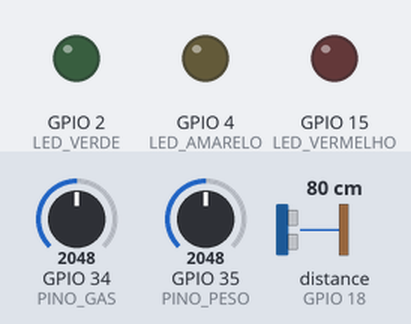
Recording of a sketch running on a simulated ESP32. On the bench: output pins drawn as LEDs (lit = HIGH). Inputs (shaded band) come from the test bench; at power-on: distance to the obstacle (sensor on GPIO 18) 80 cm, GPIO 34 (PINO_GAS) = 2048, GPIO 35 (PINO_PESO) = 2048. The echo pulse lasts 58.3 µs per cm; WiFi joins after 1.5 s; servers stay silent unless stated; the local clock reads 2024-03-15 10:24:30 at power-on unless the sketch sets it; no MQTT or app messages arrive unless stated; pins used as bus, display or sensor lines are not drawn; what the sketch prints to the serial monitor is not drawn.

Above: at 2.7 s.
2.8 s: distance to the obstacle (sensor on GPIO 18) set to 44 cm
At 6.1 s:
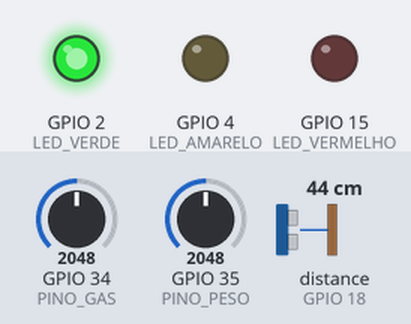
6.5 s: distance to the obstacle (sensor on GPIO 18) set to 37 cm
At 11.2 s:
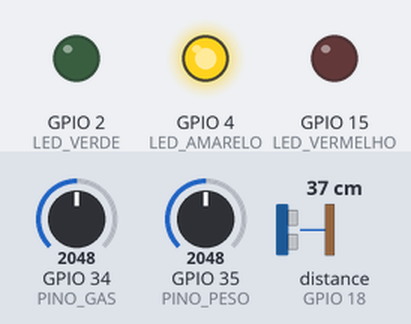
11.5 s: distance to the obstacle (sensor on GPIO 18) set to 12 cm
16.2 s: distance to the obstacle (sensor on GPIO 18) set to 9 cm
At 21.1 s:
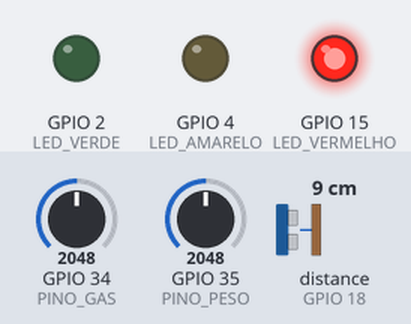
Timing chart, 0 to 22.6 s (numbered marks = the images above; inputs shaded):
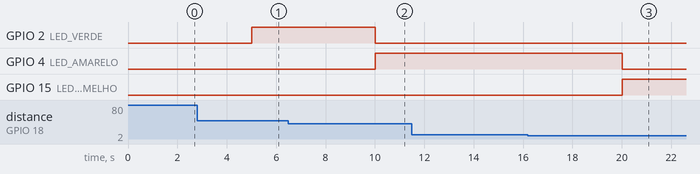

Measured:
- the behaviour switches between 41 and 40 cm on distance to the obstacle (sensor on GPIO 18) (found by bisection; images 1 and 2)
- the behaviour switches between 11 and 10 cm on distance to the obstacle (sensor on GPIO 18) (found by bisection; images 2 and 3)
- after the input at 6.5 s, GPIO 2 (LED_VERDE): HIGH → LOW after 3.5 s; GPIO 4 (LED_AMARELO): LOW → HIGH after 3.5 s
- after the input at 16.2 s, GPIO 4 (LED_AMARELO): HIGH → LOW after 3.8 s; GPIO 15 (LED_VERMELHO): LOW → HIGH after 3.8 s

The sketch:

sketch.ino
```cpp
#include <WiFi.h>           // Biblioteca para conexão Wi-Fi
#include <PubSubClient.h>   // Biblioteca para comunicação MQTT
#include <ArduinoJson.h>    // Biblioteca para manipulação de JSON (serialização/desserialização)
#include <time.h>           // Biblioteca para obter a data e hora via NTP

// --- Definição dos Pinos Físicos do ESP32 ---
#define TRIG_PIN 5          // Pino para o sensor ultrassônico (envia o pulso)
#define ECHO_PIN 18         // Pino para o sensor ultrassônico (recebe o pulso refletido)
#define PINO_PESO 35        // Pino analógico para simulação do sensor de peso
#define PINO_GAS 34         // Pino analógico para simulação do sensor de gás (ex: MQ-4)

#define LED_VERDE 2         // Pino para o LED indicador de nível 'Normal'
#define LED_AMARELO 4       // Pino para o LED indicador de nível 'Alerta'
#define LED_VERMELHO 15     // Pino para o LED indicador de nível 'Cheia'

// --- Configurações da Rede Wi-Fi ---
const char* ssid = "Wokwi-GUEST";     // Nome da rede Wi-Fi (SSID)
const char* password = "";            // Senha da rede Wi-Fi (vazio para Wokwi-GUEST)

// --- Configurações do Broker MQTT ---
const char* mqtt_server = "broker.hivemq.com"; // Endereço do broker MQTT público
const int mqtt_port = 1883;                   // Porta padrão do MQTT
const char* base_topic = "cidadeinteligente/lixeira1"; // Tópico base para esta lixeira específica
const char* device_id = "lixeira1";           // ID único para esta lixeira no sistema MQTT

// --- Variáveis de Cliente para Wi-Fi e MQTT ---
WiFiClient espClient;          // Objeto cliente Wi-Fi para o ESP32
PubSubClient client(espClient); // Objeto cliente MQTT, usando o cliente Wi-Fi

// --- Temporizadores para Controle de Envio de Dados ---
unsigned long ultimoEnvio = 0;   // Armazena o último momento em que os dados foram enviados
unsigned long ultimoStatus = 0;  // Armazena o último momento em que o status foi enviado
const unsigned long intervaloEnvio = 5000;  // Intervalo para enviar dados dos sensores (5 segundos)
const unsigned long intervaloStatus = 60000; // Intervalo para enviar o status "online" (60 segundos)

// --- Informações Fixas da Lixeira (Metadados) ---
const char* LOCALIZACAO = "Rua A, Setor 1";     // Localização física da lixeira
const char* TIPO_RESIDUO = "Reciclável";        // Tipo de resíduo aceito pela lixeira
const char* ULTIMA_COLETA = "22/07/2025 10:30"; // Data e hora da última coleta (exemplo)
const char* TEMPO_DESDE_COLETA = "2 dias";      // Tempo decorrido desde a última coleta (exemplo)
const char* OBSERVACOES = "";                   // Campo para observações adicionais

// --- Funções Auxiliares ---

// Função para conectar o ESP32 à rede Wi-Fi
void conectaWiFi() {
  Serial.print("Conectando Wi-Fi"); // Mensagem inicial no monitor serial
  WiFi.begin(ssid, password);       // Inicia a conexão Wi-Fi
  while (WiFi.status() != WL_CONNECTED) { // Loop enquanto não estiver conectado
    delay(500);                     // Espera 500ms
    Serial.print(".");              // Imprime um ponto para indicar que está tentando
  }
  Serial.println(" conectado!");    // Mensagem de sucesso
}

// Função para conectar o ESP32 ao broker MQTT
void conectaMQTT() {
  while (!client.connected()) {     // Loop enquanto não estiver conectado ao MQTT
    Serial.print("Conectando MQTT..."); // Mensagem de tentativa
    // Tenta conectar com o ID do cliente (device_id)
    if (client.connect(device_id)) {
      Serial.println(" conectado!"); // Mensagem de sucesso
      // Subscreve ao tópico de comando para este dispositivo.
      // Isso permite que o ESP32 receba comandos (ex: para controlar LEDs)
      client.subscribe((String(base_topic) + "/comando").c_str());
    } else {
      Serial.print(" falhou, rc="); // Mensagem de falha
      Serial.println(client.state()); // Imprime o código do erro MQTT
      delay(5000); // Espera 5 segundos antes de tentar novamente
    }
  }
}

// Função para configurar os pinos dos LEDs como saída e desligá-los inicialmente
void configurarLEDs() {
  pinMode(LED_VERDE, OUTPUT);
  pinMode(LED_AMARELO, OUTPUT);
  pinMode(LED_VERMELHO, OUTPUT);
  digitalWrite(LED_VERDE, LOW);    // Desliga o LED verde
  digitalWrite(LED_AMARELO, LOW);  // Desliga o LED amarelo
  digitalWrite(LED_VERMELHO, LOW); // Desliga o LED vermelho
}

// Função para atualizar o estado dos LEDs com base no nível de preenchimento da lixeira
void atualizarLEDs(float nivel) {
  // Desliga todos os LEDs primeiro para garantir que apenas um esteja aceso
  digitalWrite(LED_VERDE, LOW);
  digitalWrite(LED_AMARELO, LOW);
  digitalWrite(LED_VERMELHO, LOW);

  // Acende o LED apropriado com base no nível
  if (nivel < 60) {
    digitalWrite(LED_VERDE, HIGH); // Nível abaixo de 60%: Normal (LED Verde aceso)
  } else if (nivel < 90) {
    digitalWrite(LED_AMARELO, HIGH); // Nível entre 60% e 90%: Alerta (LED Amarelo aceso)
  } else {
    digitalWrite(LED_VERMELHO, HIGH); // Nível igual ou acima de 90%: Cheia (LED Vermelho aceso)
  }
}

// Função que retorna qual LED está atualmente aceso (para incluir no JSON)
String ledAtual() {
  if (digitalRead(LED_VERDE)) return "verde";     // Se o LED verde está HIGH
  if (digitalRead(LED_AMARELO)) return "amarelo"; // Se o LED amarelo está HIGH
  if (digitalRead(LED_VERMELHO)) return "vermelho"; // Se o LED vermelho está HIGH
  return "desligado"; // Se nenhum LED estiver aceso
}

// Função para medir a distância usando o sensor ultrassônico
float medirDistancia() {
  // Limpa o pino Trig definindo-o como LOW por 2 microssegundos
  digitalWrite(TRIG_PIN, LOW);
  delayMicroseconds(2);
  // Define o pino Trig como HIGH por 10 microssegundos para enviar um pulso sonoro
  digitalWrite(TRIG_PIN, HIGH);
  delayMicroseconds(10);
  digitalWrite(TRIG_PIN, LOW);

  // Mede a duração do pulso de retorno no pino Echo.
  // O timeout de 30ms evita que a função trave se o eco não for detectado.
  long duration = pulseIn(ECHO_PIN, HIGH, 30000); // 30ms de timeout
  // Se nenhum pulso for recebido (timeout), retorna um valor alto padrão (100cm),
  // o que resultará em nível baixo para a lixeira.
  if (duration == 0) return 100.0;
  // Calcula a distância em cm. A velocidade do som é ~0.034 cm/microssegundo.
  // Divide por 2 porque o som viaja até o objeto e volta.
  return duration * 0.034 / 2;
}

// Função para simular a leitura do sensor de peso
float lerPesoSimulado() {
  // Lê o valor analógico do pino do sensor de peso (PINO_PESO)
  int leitura = analogRead(PINO_PESO);
  // Mapeia a leitura analógica (0-4095 para ESP32 ADC) para um intervalo de peso simulado (0-5000 gramas)
  // Divide por 100.0 para converter gramas para quilogramas (ex: 0-50 kg)
  return map(leitura, 0, 4095, 0, 5000) / 100.0;
}

// Nova função para simular a leitura do sensor de gás (ex: MQ-4 para metano, etc.)
float lerGasSimulado() {
  int leitura = analogRead(PINO_GAS);
  // Mapeia a leitura analógica (0-4095) para um valor de PPM (partes por milhão),
  // um intervalo comum para sensores de gás (ex: 0 a 1000 PPM)
  return map(leitura, 0, 4095, 0, 1000);
}

// Função para obter a data e hora formatada
String obterDataHora() {
  time_t now = time(nullptr);         // Obtém a hora atual do servidor NTP (já configurado no setup)
  struct tm* timeinfo = localtime(&now); // Converte para a estrutura de tempo local
  char buffer[25];                    // Buffer para armazenar a string formatada
  // Formata a hora em uma string (DD/MM/YYYY HH:MM)
  strftime(buffer, sizeof(buffer), "%d/%m/%Y %H:%M", timeinfo);
  return String(buffer);              // Retorna a string com a data e hora
}

// --- Publicar Nível (usando ArduinoJson para formatar os dados) ---
void publicarNivel(float nivel, float distancia, float peso) {
  // StaticJsonDocument é eficiente e aloca memória estaticamente.
  // O tamanho (512 bytes) deve ser suficiente para o payload JSON.
  StaticJsonDocument<512> doc;

  // Adiciona os campos essenciais ao documento JSON
  doc["device_id"] = device_id;
  // Capacidade com 1 casa decimal para maior precisão
  doc["capacidade"] = String(nivel, 1);
  // Define o status da lixeira com base no nível
  doc["status"] = (nivel >= 90) ? "Cheia" : (nivel >= 60 ? "Alerta" : "Normal");
  doc["ultima_leitura"] = obterDataHora(); // Data e hora da leitura atual

  // Campos adicionais de peso e gás
  doc["peso_kg"] = String(peso, 2);  // Peso com 2 casas decimais
  doc["gas_ppm"] = lerGasSimulado(); // Leitura simulada do sensor de gás
  doc["led"] = ledAtual();           // Qual LED está aceso no momento
  doc["localizacao"] = LOCALIZACAO;  // Metadado: localização da lixeira
  doc["tipo_residuo"] = TIPO_RESIDUO; // Metadado: tipo de resíduo

  // Serializa o documento JSON para uma string (payload)
  char payload[512]; // Buffer para a string JSON
  size_t jsonSize = serializeJson(doc, payload); // Converte o JSON em string e retorna o tamanho

  // Verifica se a serialização foi bem-sucedida e publica a mensagem MQTT
  if (jsonSize > 0) {
    client.publish((String(base_topic) + "/nivel").c_str(), payload); // Publica no tópico "/nivel"
    Serial.println("Publicado (capacidade com decimais): " + String(payload)); // Imprime o payload enviado
  } else {
    Serial.println("ERRO: Falha ao serializar JSON ou buffer muito pequeno!"); // Erro se o JSON não couber
  }
}

// Função para publicar o status "online" da lixeira
void publicarStatus() {
  StaticJsonDocument<128> doc; // Documento JSON para o status
  doc["device_id"] = device_id;
  doc["status"] = "online";
  doc["timestamp"] = millis(); // Tempo de atividade atual em milissegundos

  char payload[128];
  serializeJson(doc, payload); // Serializa o JSON
  client.publish((String(base_topic) + "/status").c_str(), payload); // Publica no tópico "/status"
}

// Função de callback acionada quando uma mensagem é recebida via MQTT
void tratarComando(char* topic, byte* payload, unsigned int length) {
  Serial.print("Mensagem recebida no tópico: ");
  Serial.println(topic); // Imprime o tópico da mensagem
  Serial.print("Payload: ");
  for (int i = 0; i < length; i++) { // Imprime o conteúdo do payload
    Serial.print((char)payload[i]);
  }
  Serial.println();

  StaticJsonDocument<128> doc; // Documento JSON para deserialização do comando
  // Deserializa o payload JSON recebido
  DeserializationError error = deserializeJson(doc, payload, length);

  // Se a deserialização falhar, imprime um erro e retorna
  if (error) {
    Serial.print(F("Falha ao deserializar JSON: "));
    Serial.println(error.f_str());
    return;
  }

  // Extrai "led" e "estado" (on/off) do documento JSON
  String led = doc["led"];
  String estado = doc["estado"];

  // Controla os LEDs com base no comando recebido
  if (led == "verde") {
    digitalWrite(LED_VERDE, estado == "on" ? HIGH : LOW); // Liga/desliga LED verde
  } else if (led == "amarelo") {
    digitalWrite(LED_AMARELO, estado == "on" ? HIGH : LOW); // Liga/desliga LED amarelo
  } else if (led == "vermelho") {
    digitalWrite(LED_VERMELHO, estado == "on" ? HIGH : LOW); // Liga/desliga LED vermelho
  }
}

// --- Função de Configuração Inicial (Executada uma vez ao ligar o ESP32) ---
void setup() {
  Serial.begin(115200);      // Inicializa a comunicação serial para depuração
  pinMode(TRIG_PIN, OUTPUT); // Define o pino Trig como saída
  pinMode(ECHO_PIN, INPUT);  // Define o pino Echo como entrada
  // Não é necessário pinMode para PINO_PESO e PINO_GAS, pois analogRead já os configura como INPUT.
  configurarLEDs();          // Inicializa os pinos dos LEDs
  conectaWiFi();             // Conecta ao Wi-Fi
  // Configura o cliente NTP para sincronização de tempo.
  // -3 * 3600 é o offset para o fuso horário de Brasília (-3 horas em segundos).
  // "pool.ntp.org" é um servidor NTP público.
  configTime(-3 * 3600, 0, "pool.ntp.org");
  client.setServer(mqtt_server, mqtt_port); // Define o endereço e porta do broker MQTT
  client.setCallback(tratarComando);        // Define a função que será chamada quando uma mensagem MQTT for recebida
}

// --- Função Principal de Loop (Executada repetidamente após o setup) ---
void loop() {
  // Reconecta ao MQTT se a conexão cair
  if (!client.connected()) {
    conectaMQTT();
  }
  client.loop(); // Processa mensagens MQTT (mantém a conexão viva, lida com inscrições e callbacks)

  unsigned long agora = millis(); // Obtém o tempo atual em milissegundos desde o início

  // Publica o status "online" periodicamente
  if (agora - ultimoStatus > intervaloStatus) {
    publicarStatus(); // Chama a função para publicar o status
    ultimoStatus = agora; // Reinicia o temporizador do status
  }

  // Publica os dados dos sensores periodicamente
  if (agora - ultimoEnvio > intervaloEnvio) {
    float distancia = constrain(medirDistancia(), 0.0, 100.0); // Mede a distância, restringe a 0-100cm
    float nivel = constrain(100.0 - distancia, 0.0, 100.0);   // Calcula o nível de preenchimento (0-100%)
                                                             // (assumindo que 0cm é lixeira cheia e 100cm é vazia)
    float peso = lerPesoSimulado();      // Lê o peso simulado
    float gas_ppm = lerGasSimulado();    // Lê a simulação do gás

    atualizarLEDs(nivel);              // Atualiza os LEDs com base no nível
    publicarNivel(nivel, distancia, peso); // Publica todos os dados do sensor via MQTT

    // Imprime as leituras do sensor no monitor serial para depuração
    Serial.printf("Distância: %.1f cm | Nível: %.1f%% | Peso: %.2f kg | Gás: %.0f PPM\n", distancia, nivel, peso, gas_ppm);
    ultimoEnvio = agora; // Reinicia o temporizador de envio de dados
  }
}
```
